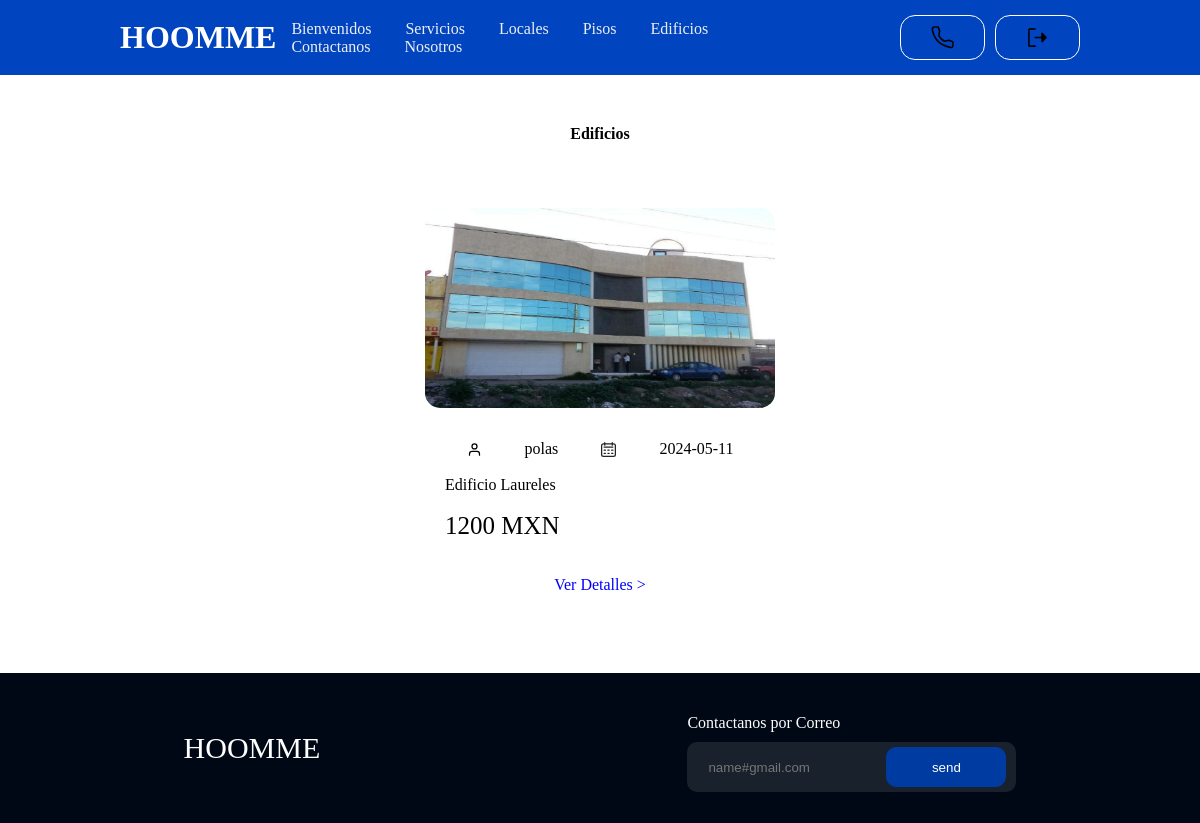
Page /src/vistas/edificios.php on the committed database.
### tables this page shows
CREATE TABLE `table_servicios` (
  `id_servicios` int(11) NOT NULL,
  `tipo_servicios` varchar(30) NOT NULL,
  `nombre_servicio` varchar(30) NOT NULL,
  `fecha_ingreso` date NOT NULL,
  `nombre_rentor` varchar(30) NOT NULL,
  `precio_servicio` int(10) NOT NULL,
  `img_servicio` varchar(30) NOT NULL
);

### src/vistas/edificios.php (the view, shortened to what this page needs)
<?php
    include("../modelo/conexion.php");
    $sql = "SELECT * FROM table_servicios WHERE tipo_servicios = 'Edificio'";
    $stmt= $conn->query($sql);
    $registros = $stmt->fetchAll(PDO::FETCH_OBJ);
?>
<!DOCTYPE html>
<html lang="es">
<head>
    <link rel="stylesheet" href="../controlador/css/style.css">
    <link rel="stylesheet" href="../controlador/css/styleservicios.css">
    <link rel="stylesheet" href="../controlador/css/font.css">
</head>
<body>
    <header class="header">
        <div class="logo">
            <h1>HOOMME</h1>
        </div>
        <nav>
            <ul class="nav-links">
            <li><a href="bienvenidos.html">Bienvenidos</a></li>
                <li><a href="servicios.html">Servicios</a></li>
                <li><a href="locales.php">Locales</a></li>
                <li><a href="pisos.php">Pisos</a></li>
                <li><a href="edificios.php">Edificios</a></li>
                <li><a href="contactanos.php">Contactanos</a></li>
                <li><a href="nosotros.html">Nosotros</a></li>
            </ul>
        </nav>
        <a href="" ><div class="btn" style="margin-right: 10px;"><img src="../controlador/img/9042869_phone_icon.svg" width="25px"></div></a>
        <a href="../controlador/cerrarsesion.php" ><div class="btn"><img src="../controlador/img/out.svg" width="25px"></div></a>
    </header>
    <div class="titulo_pagina">
        <center>
            <b>Edificios</b>
        </center>
    </div>
    <div class="cuerpo">
        <?php foreach( $registros  as $filas) :?>
        <div class="cartas">
            <div class="carta">
                <img class="carta_img" src="../controlador/img/img_locales/<?php echo $filas->img_servicio;?>" width="350px" height="200px">
                <br><br>
                <div class="informacion">
                    <div class="informacion_carta">
                        <img src="../controlador/img/user.svg" width="15px">
                        <p><?php echo $filas->nombre_rentor; ?></p>
                        <img src="../controlador/img/calendar.svg" width="15px">
                        <p><?php echo $filas->fecha_ingreso; ?></p>
                    </div>
                    <br>
                    <p><?php echo $filas->nombre_servicio; ?></p>
                    <br>
                    <p class="titulo_local"><?php echo $filas->precio_servicio.' MXN'; ?></p>
                    <br><br>
                    <center><a class="detalles" href="descripcion_inmueble.php?id=<?php echo $filas->id_servicios; ?>">Ver Detalles ></a></center>
                </div>
            </div>
        </div>
        <?php endforeach; ?>
    </div>
    <footer>
        <p class="titulo">HOOMME</p>
        <div>
            <p class="Contactanos">Contactanos por Correo</p>
            <div class="correo">
                <input type="text" placeholder="name#gmail.com" class="correo_usuario">
                <input type="submit" value="send" class="enviar">
            </div>
        </div>
    </footer>
</body>
</html>

### src/controlador/css/style.css (style rules this page uses)
* { box-sizing: border-box; margin: 0; padding: 0; }
.header { background-color: rgb(0, 68, 191); display: flex; justify-content: flex-end; align-items: center; height: 75px; padding: 5px 10%; }
.header .logo { cursor: pointer; margin-right: auto; color: white; }
.header nav { margin-right: 70px; }
.header .nav-links { list-style: none; }
.header .nav-links li { display: inline-block; padding: 0px 5px; margin-top: 0px; }
.header .nav-links a { font-size: 700; color: #eceff1; text-decoration: none; padding: 25px 10px; }
.btn { width: 85px; height: 45px; border-radius: 15px; border: 1px solid white; display: flex; justify-content: center; align-items: center; }

### src/controlador/css/styleservicios.css (style rules this page uses)
.titulo_pagina { margin: 50px 0px 50px 0px; }
.cuerpo { width: 100%; height: auto; margin: 50px 0px 50px 0px; display: flex; justify-content: center; align-items: center; flex-wrap: wrap; }
.carta { height: 400px; margin: 15px; }
.detalles { color: blue; text-decoration: none; }
footer { background-color: rgb(0, 8, 21); height: 150px; display: flex; justify-content: space-around; align-items: center; }
footer .titulo { color: white; font-size: 30px; margin-top: 0px; }
.Contactanos { color: white; margin: 10px 10px 10px 0px; }
.correo { background-color: rgb(25, 33, 44); height: 50px; border-radius: 10px; display: flex; justify-content: center; align-items: center; }
.correo .correo_usuario { background-color: rgb(25, 33, 44); color: gray; border: 1px solid rgb(25, 33, 44); margin: 0px 0px 0px 20px; height: 40px; }
.correo .enviar { background-color: rgb(0, 59, 162); border: 1px solid rgb(0, 59, 162); width: 120px; height: 40px; border-radius: 10px; margin: 0px 10px 0px 0px; cursor: pointer; color: white; }

### src/vistas/edificios.php (style rules this page uses)
.informacion_carta { display: flex; justify-content: space-around; align-items: center; }
.titulo_local { font-size: 25px; }
.informacion { margin: 10px 20px 10px 20px; }
.carta { border-radius: 15px; }
.carta_img { border-radius: 15px; }

### rows in the picture
table_servicios: img_servicio (picture), nombre_rentor "polas", fecha_ingreso "2024-05-11", nombre_servicio "Edificio Laureles", precio_servicio "1200"
